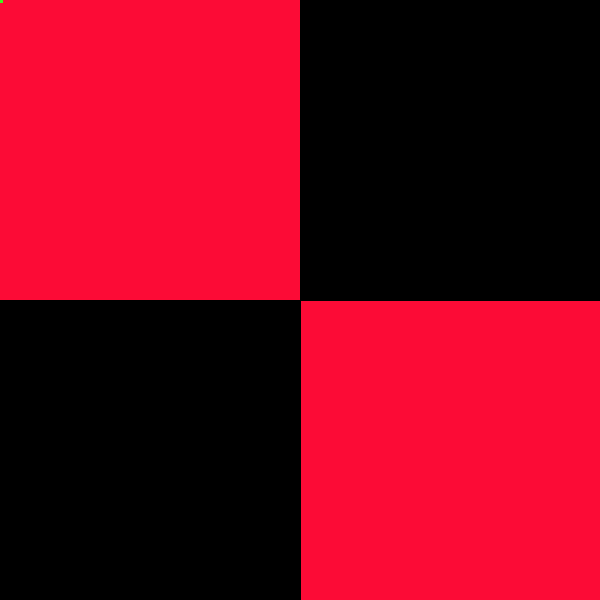
Frame 1 (no input)
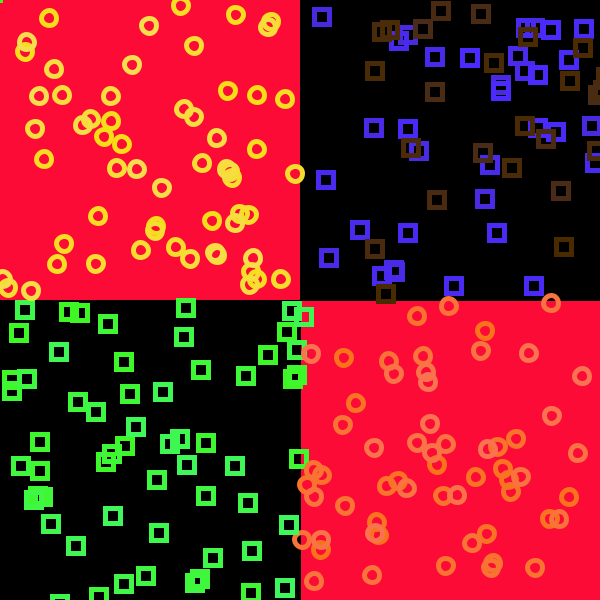
Frame 60 (the mouse pressed at the canvas centre just before this capture)
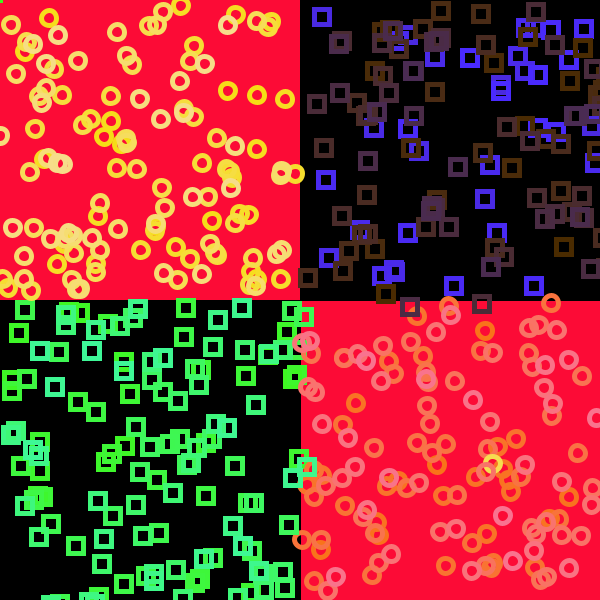
Frame 120 (the mouse held since frame 60 and released just before this capture)

The Processing sketch that drew these frames (run headless with seeded random() and noise(); from frame 60 on, the mouse is pressed at the canvas centre):

// Processing sketch: processing_167975
// ── processing_167975.pde

float b;
float c; 
float d;
float e; 
int f=#4A2ADD;
float g;
float h;
float i;
float j;
int k= #3EF721;
float l;
float m;
float n;
float u;
int v= #F6DD14;
float p;
float q;
float r;
float s;
int t= #F97318;

void setup()
{
  size(600,600);
  background( #FC0B36);
  fill( #000000);
  stroke(0);
  rect(300,0,300,300);
  rect(0,300,300,300);
}
void draw()
{
  strokeWeight(5);
  stroke(f);
  f=f+1;
  noFill();
  rect(b,c,d,e);
  b=random(300,600);
  c=random(0,300);
  d=random(15,10);
  e=random(15,10);
  stroke(k);
  k=k+1;
  rect(g,h,i,j);
  g=random(0,300);
  h=random(300,600);
  i=random(15,10);
  j=random(15,10);
  
  
  stroke(v);
  
  v=v+1;
  ellipse(l,m,n,u);
  l=random(0,300);
  m=random(0,300);
  n=random(15,10);
  u=random(15,10);
  stroke(t);
  t=t+1;
  ellipse(p,q,r,s);
  p=random(300,600);
  q=random(300,600);
  s=random(15,10);
  r=random(15,10);
  
}

void mousePressed()
{

  fill( #000000);
  stroke(0);
  rect(300,0,300,300);
  rect(0,300,300,300);
  ellipse(l,m,n,u);
  l=random(0,300);
  m=random(0,300);
  n=random(15,10);
  u=random(15,10);
  stroke(t);
  t=t+1;
  ellipse(p,q,r,s);
  l=random(300,600);
  m=random(300,600);
  n=random(15,10);
  u=random(15,10);
  
}
